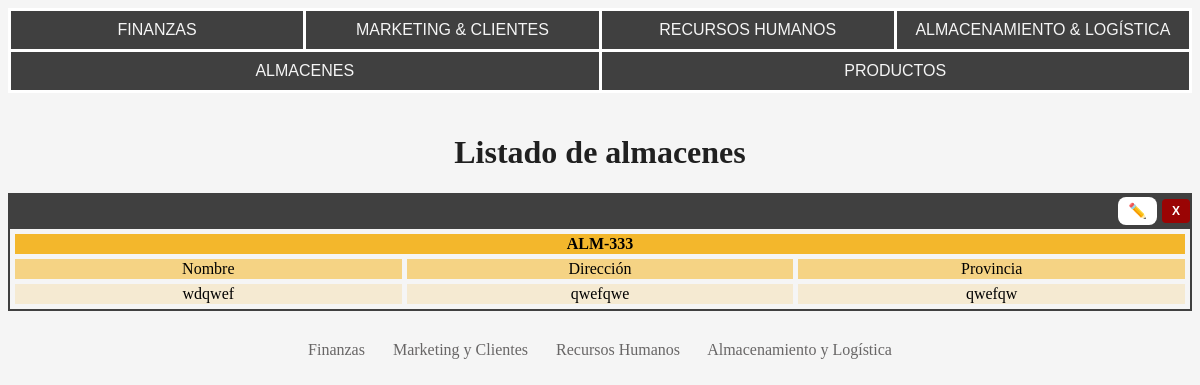
Before: /almacenamiento_logistica/listar_almacenes/ with the older database file.
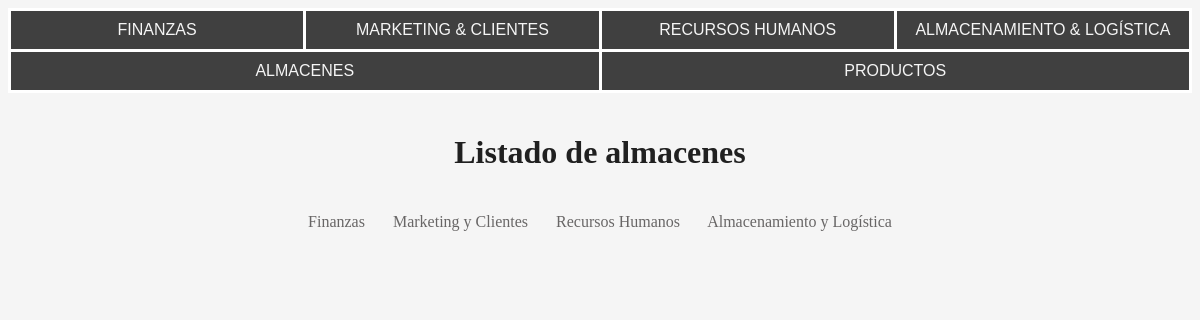
After: the same page with the newer database file.
### app/models.py (models this page shows, shortened)
class Almacen(models.Model):
    Alm = models.CharField(max_length=7, primary_key=True, validators=[RegexValidator(r'^ALM-[0-9]{3}$', message='Código format like ALM-###.')])
    NombreA = models.CharField(max_length=20, null=False)
    Direccion = models.CharField(max_length=40, null=False, unique=True)
    Provincia = models.CharField(max_length=10, null=False)
    Productos = models.ManyToManyField(Producto, through='contiene')

### DepAlmLog/views.py (the view)
# urls.py: path('listar_almacenes/', listar_almacenes, name='listar_almacenes'),
def listar_almacenes(request):
    almacenes = Almacen.objects.all()
    return render(request, 'almlog/listar_almacenes.html', {
        'almacenes': almacenes
    })

### templates/almlog/listar_almacenes.html (shortened to what this page needs)
{% extends 'almlog/menu.html' %}
{% load static %}
{% block content %}
<!DOCTYPE html>
<html lang="es">
<head>
    <link rel="stylesheet" href="{% static '/css/almlog/listar.css' %}">
</head>
<body>
    <h1>Listado de almacenes</h1>
    {% for almacen in almacenes %}
    <div class="card">
        <div class="button-container">
            <a class="modifica" href="{% url 'modificar_almacen' Alm=almacen.Alm %}"><b>✏️</b></a>
            <a class="button delete-button" onclick="confirmDelete('{{ almacen.Alm }}')">X</a>
        </div>
        <table>
            <tr>
                <td colspan="3" id="title"><b><a href="{% url 'contenido_almacen' Alm=almacen.Alm %}">{{ almacen.Alm }}</a></b></td>
            </tr>
            <tr>
                <td id="field">Nombre</td>
                <td id="field">Dirección</td>
                <td id="field">Provincia</td>
            </tr>
            <tr>
                <td id="valor">{{ almacen.NombreA }}</td>
                <td id="valor">{{ almacen.Direccion }}</td>
                <td id="valor">{{ almacen.Provincia }}</td>
            </tr>
        </table>
    </div>
    {% endfor %}
</body>
</html>
{% endblock %}

Changed rows visible on the page:
removed Almacen: Alm "ALM-333", NombreA "wdqwef", Direccion "qwefqwe", Provincia "qwefqw"
